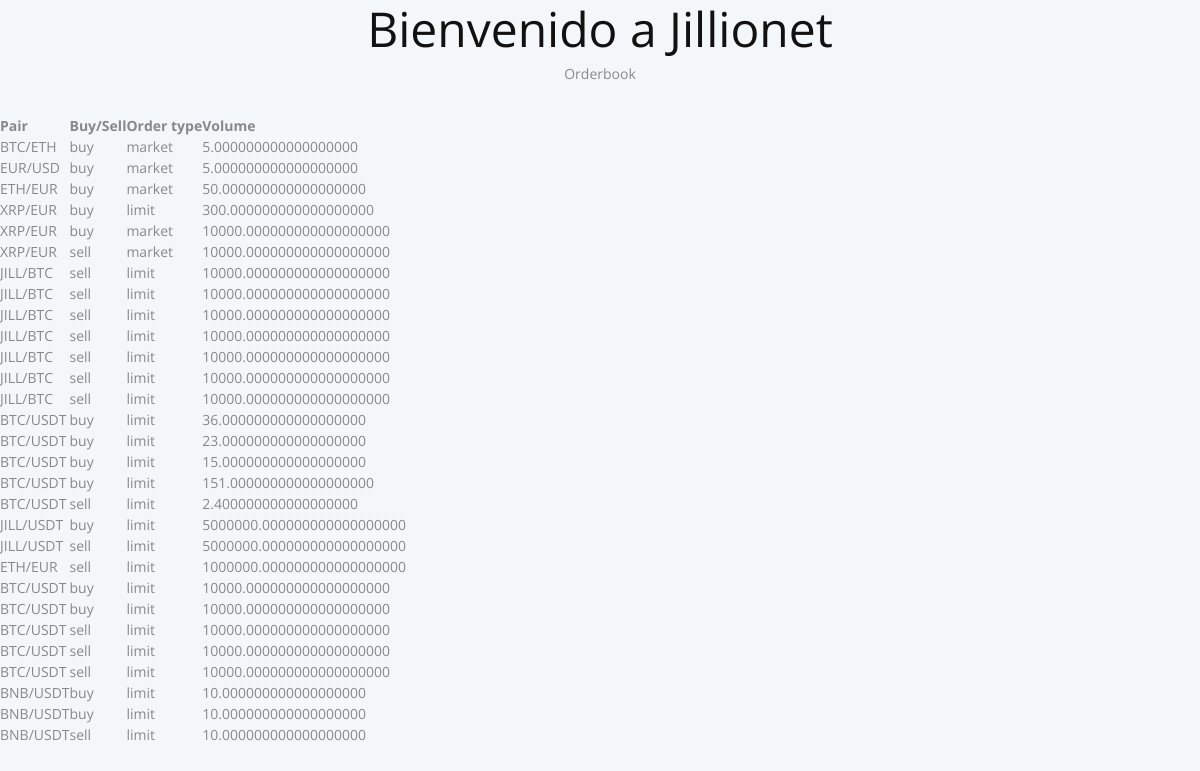
Page /orderbook/ on the committed database.
### orderbook/models.py (models this page shows, shortened)
class Order(models.Model):
    MARKET = 'market'
    LIMIT = 'limit'
    ORDER_TYPE_CHOICES = (
        (MARKET, MARKET.title()),
        (LIMIT, LIMIT.title())
    )
    NEW = 'new'
    FILL = 'fill'
    PARTIAL_FILL = 'partial_fill'
    STATUS_CHOICES = (
        (NEW, NEW.title()),
        (FILL, FILL.title()),
        (PARTIAL_FILL, PARTIAL_FILL.title()),
    )
    SPOT = 'spot'
    FUTURES = 'futures'
    CONTRACT_TYPE_CHOICES = (
        (SPOT, SPOT.title()),
        (FUTURES, FUTURES.title())
    )
    BUY = 'buy'
    SELL = 'sell'
    BUY_SELL_CHOICES = (
        (BUY, BUY.title()),
        (SELL, SELL.title())
    )
    KLINE_INTERVAL_1MINUTE = '1m'
    KLINE_INTERVAL_3MINUTE = '3m'
    KLINE_INTERVAL_5MINUTE = '5m'
    KLINE_INTERVAL_15MINUTE = '15m'
    KLINE_INTERVAL_30MINUTE = '30m'
    KLINE_INTERVAL_1HOUR = '1h'
    KLINE_INTERVAL_2HOUR = '2h'
    KLINE_INTERVAL_4HOUR = '4h'
    KLINE_INTERVAL_6HOUR = '6h'
    KLINE_INTERVAL_8HOUR = '8h'
    KLINE_INTERVAL_12HOUR = '12h'
    KLINE_INTERVAL_1DAY = '1d'
    KLINE_INTERVAL_3DAY = '3d'
    KLINE_INTERVAL_1WEEK = '1w'
    KLINE_INTERVAL_1MONTH = '1M'
    TIMEFRAME_CHOICES = (
        (KLINE_INTERVAL_1MINUTE, KLINE_INTERVAL_1MINUTE),
        (KLINE_INTERVAL_3MINUTE, KLINE_INTERVAL_3MINUTE),
        (KLINE_INTERVAL_5MINUTE, KLINE_INTERVAL_5MINUTE),
        (KLINE_INTERVAL_15MINUTE, KLINE_INTERVAL_15MINUTE),
        (KLINE_INTERVAL_30MINUTE, KLINE_INTERVAL_30MINUTE),
        (KLINE_INTERVAL_1HOUR, KLINE_INTERVAL_1HOUR),
        (KLINE_INTERVAL_2HOUR, KLINE_INTERVAL_2HOUR),
        (KLINE_INTERVAL_4HOUR, KLINE_INTERVAL_4HOUR),
        (KLINE_INTERVAL_6HOUR, KLINE_INTERVAL_6HOUR),
        (KLINE_INTERVAL_8HOUR, KLINE_INTERVAL_8HOUR),
        (KLINE_INTERVAL_12HOUR, KLINE_INTERVAL_12HOUR),
        (KLINE_INTERVAL_1DAY, KLINE_INTERVAL_1DAY),
        (KLINE_INTERVAL_3DAY, KLINE_INTERVAL_3DAY),
        (KLINE_INTERVAL_1WEEK, KLINE_INTERVAL_1WEEK),
        (KLINE_INTERVAL_1MONTH, KLINE_INTERVAL_1MONTH),
    )
    buy_sell = models.CharField(max_length=10, choices=BUY_SELL_CHOICES)
    order_type = models.CharField(max_length=200, choices=ORDER_TYPE_CHOICES, default=LIMIT)
    volume = models.DecimalField(decimal_places=18, max_digits=36, default=10000)
    price = models.DecimalField(decimal_places=18, max_digits=36, default=0.005)# Default value change
    user = models.ForeignKey(User, on_delete=models.SET_NULL, null=True)
    status = models.CharField(max_length=200, choices=STATUS_CHOICES, default=NEW)
    contract_type = models.CharField(max_length=200, choices=CONTRACT_TYPE_CHOICES, default=SPOT)
    trading_pair = models.ForeignKey(TradingPair, on_delete=models.SET_NULL, null=True)
    timestamp = models.DateTimeField(auto_now_add=True)
    updated_at = models.DateTimeField(auto_now=True)

class TradingPair(models.Model):
    pair = models.CharField(max_length=200, unique=True)
    slug = AutoSlugField(populate_from='pair', slugify_function=my_slugify_function, unique=True, null=True)

### orderbook/views.py (the view)
# urls.py: path('', AllOrderView.as_view(), name='all_orderbook'),
class AllOrderView(ListView):
    model = Order
    template_name = 'orderbook/orderbook.html'
    def get_context_data(self, **kwargs):
        context = super().get_context_data(**kwargs)
        buy_order_qs = self.model.objects.filter(buy_sell=Order.BUY)
        sell_order_qs = self.model.objects.filter(buy_sell=Order.SELL)
        context.update({
            'buy_orders': buy_order_qs,
            'sell_orders': sell_order_qs
        })
        return context

### templates/orderbook/orderbook.html (shortened to what this page needs)
<!DOCTYPE html>
<html>
<head>
  <link rel="stylesheet" href="https://maxcdn.bootstrapcdn.com/bootstrap/3.3.7/css/bootstrap.min.css">
  <link rel="stylesheet" href="css/style.css">
</head>
<body>
<div class="container">
  <div class="row">
    <div class="col-md-12">
      <h1 class="text-center">Bienvenido a Jillionet</h1>
    </div>
  </div>
</div>
<p class="text-center">Orderbook <br><br></p>
<table>
  <tr>
    <th>Pair</th><th>Buy/Sell</th><th>Order type</th><th>Volume</th>
  </tr>
  {% for order in object_list%}
  <tr>
    <td>{{order.trading_pair.pair}}</td><td>{{order.buy_sell}}</td><td>{{order.order_type}}</td><td>{{order.volume}}</td>
  </tr>
  {% endfor %}
</table>
</body>

### rows in the picture
Order: trading_pair.pair "BTC/ETH", buy_sell "buy", order_type "market", volume "5.000000000000000000"
Order: trading_pair.pair "EUR/USD", buy_sell "buy", order_type "market", volume "5.000000000000000000"
Order: trading_pair.pair "ETH/EUR", buy_sell "buy", order_type "market", volume "50.000000000000000000"
Order: trading_pair.pair "XRP/EUR", buy_sell "buy", order_type "limit", volume "300.000000000000000000"
Order: trading_pair.pair "XRP/EUR", buy_sell "buy", order_type "market", volume "10000.000000000000000000"
Order: trading_pair.pair "XRP/EUR", buy_sell "sell", order_type "market", volume "10000.000000000000000000"
Order: trading_pair.pair "JILL/BTC", buy_sell "sell", order_type "limit", volume "10000.000000000000000000"
Order: trading_pair.pair "JILL/BTC", buy_sell "sell", order_type "limit", volume "10000.000000000000000000"
Order: trading_pair.pair "JILL/BTC", buy_sell "sell", order_type "limit", volume "10000.000000000000000000"
Order: trading_pair.pair "JILL/BTC", buy_sell "sell", order_type "limit", volume "10000.000000000000000000"
Order: trading_pair.pair "JILL/BTC", buy_sell "sell", order_type "limit", volume "10000.000000000000000000"
Order: trading_pair.pair "JILL/BTC", buy_sell "sell", order_type "limit", volume "10000.000000000000000000"
Order: trading_pair.pair "JILL/BTC", buy_sell "sell", order_type "limit", volume "10000.000000000000000000"
Order: trading_pair.pair "BTC/USDT", buy_sell "buy", order_type "limit", volume "36.000000000000000000"
Order: trading_pair.pair "BTC/USDT", buy_sell "buy", order_type "limit", volume "23.000000000000000000"
Order: trading_pair.pair "BTC/USDT", buy_sell "buy", order_type "limit", volume "15.000000000000000000"
Order: trading_pair.pair "BTC/USDT", buy_sell "buy", order_type "limit", volume "151.000000000000000000"
Order: trading_pair.pair "BTC/USDT", buy_sell "sell", order_type "limit", volume "2.400000000000000000"
Order: trading_pair.pair "JILL/USDT", buy_sell "buy", order_type "limit", volume "5000000.000000000000000000"
Order: trading_pair.pair "JILL/USDT", buy_sell "sell", order_type "limit", volume "5000000.000000000000000000"
Order: trading_pair.pair "ETH/EUR", buy_sell "sell", order_type "limit", volume "1000000.000000000000000000"
Order: trading_pair.pair "BTC/USDT", buy_sell "buy", order_type "limit", volume "10000.000000000000000000"
Order: trading_pair.pair "BTC/USDT", buy_sell "buy", order_type "limit", volume "10000.000000000000000000"
Order: trading_pair.pair "BTC/USDT", buy_sell "sell", order_type "limit", volume "10000.000000000000000000"
Order: trading_pair.pair "BTC/USDT", buy_sell "sell", order_type "limit", volume "10000.000000000000000000"
Order: trading_pair.pair "BTC/USDT", buy_sell "sell", order_type "limit", volume "10000.000000000000000000"
Order: trading_pair.pair "BNB/USDT", buy_sell "buy", order_type "limit", volume "10.000000000000000000"
Order: trading_pair.pair "BNB/USDT", buy_sell "buy", order_type "limit", volume "10.000000000000000000"
Order: trading_pair.pair "BNB/USDT", buy_sell "sell", order_type "limit", volume "10.000000000000000000"
